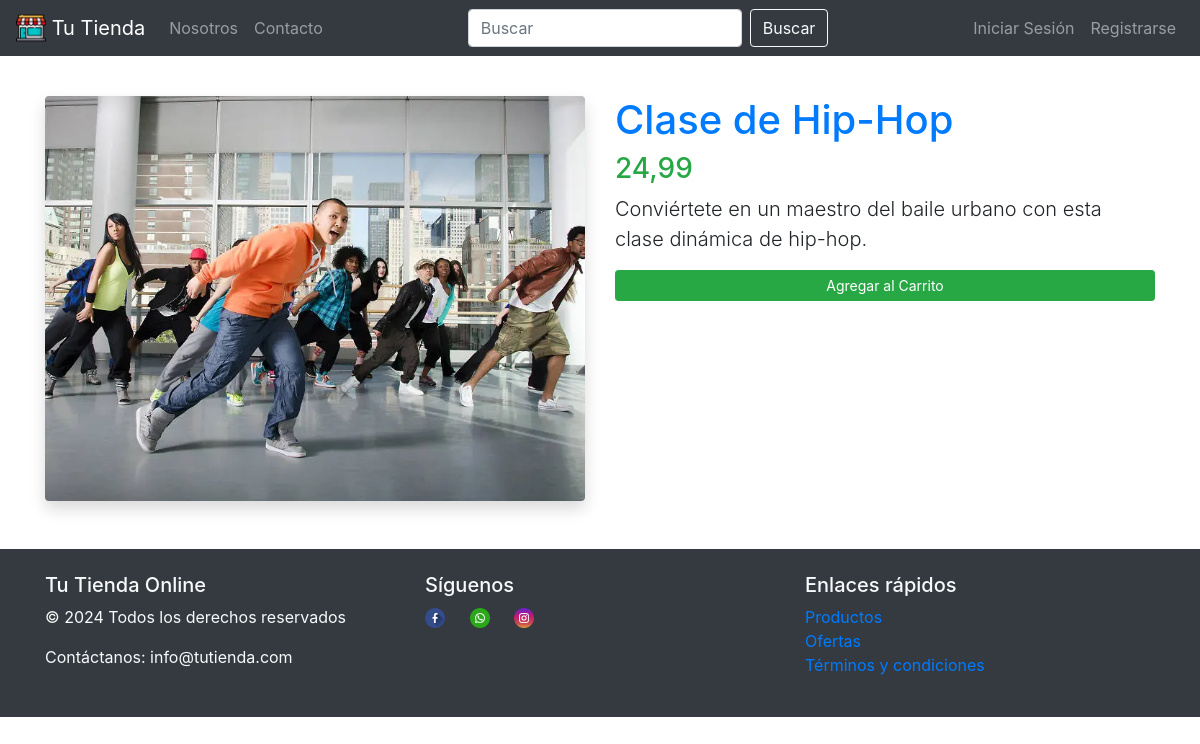
Screenshot of /producto/3/ with the database file from the repository.
### tienda/models.py (models this page shows, shortened)
class Producto(models.Model):
    nombre = models.CharField(max_length=100)
    precio = models.DecimalField(max_digits=10, decimal_places=2)
    descripcion = models.TextField()
    imagen = models.ImageField(upload_to="productos/", null=True, blank=True)

### tienda/views.py (the view)
# urls.py: path("producto/<int:producto_id>/", producto, name="producto"),
def producto(request, producto_id):
    producto = Producto.objects.get(pk=producto_id)
    return render(request, "producto.html", {"producto": producto})

### tienda/context_processors.py (called while the page is built)
def items_carrito(request):
    carrito = None
    creado = False
    if request.user.is_authenticated:
        carrito, creado = Carrito.objects.get_or_create(usuario=request.user)
    total_items_carrito = (
        carrito.itemcarrito_set.aggregate(Sum("cantidad"))["cantidad__sum"]
        if carrito
        else 0
    )
    return {
        "items_carrito": carrito.itemcarrito_set.all() if carrito else [],
        "carrito": carrito,
        "creado": creado,
        "total_items_carrito": total_items_carrito,
    }

### tienda/templates/producto.html (shortened to what this page needs)
{% extends "base.html" %} {% block contenido%}
<div class="container mt-5">
  <div class="row">
    <div class="col-md-6">
      <img
        src="{{ producto.imagen.url }}"
        alt="{{ producto.nombre }}"
        class="img-fluid rounded shadow"
      />
    </div>
    <div class="col-md-6">
      <h1 class="text-primary">{{producto.nombre}}</h1>
      <p class="h3 text-success">{{producto.precio}}</p>
      <p class="lead">{{producto.descripcion}}</p>
      <form method="post" action="{% url 'agregar_carrito' %}">
        <button type="submit" class="btn btn-success btn-block btn-sm mb-1">
          Agregar al Carrito
        </button>
      </form>
    </div>
  </div>
</div>
{% endblock %}

### rows the page displays
Producto: imagen (picture), nombre "Clase de Hip-Hop", precio "24,99", descripcion "Conviértete en un maestro del baile urbano con esta clase dinámica de hip-hop."
